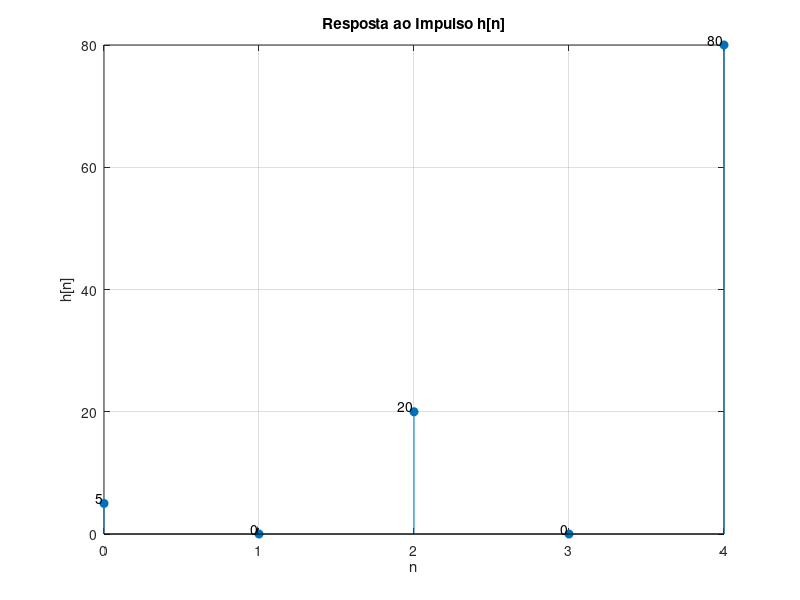

MATLAB code for this plot:
% Definindo os valores de h[n]
n = 0:4; % Valores de n de 0 a 4
h = [5, 0, 20, 0, 80]; % Coeficientes de h[n]

% Criando o gráfico de hastes
stem(n, h, 'filled');

% Configurando o gráfico
title('Resposta ao Impulso h[n]');
xlabel('n');
ylabel('h[n]');
grid on;

% Exibindo os valores sobre os pontos
for i = 1:length(n)
    text(n(i), h(i), num2str(h(i)), 'VerticalAlignment', 'bottom', 'HorizontalAlignment', 'right');
end
